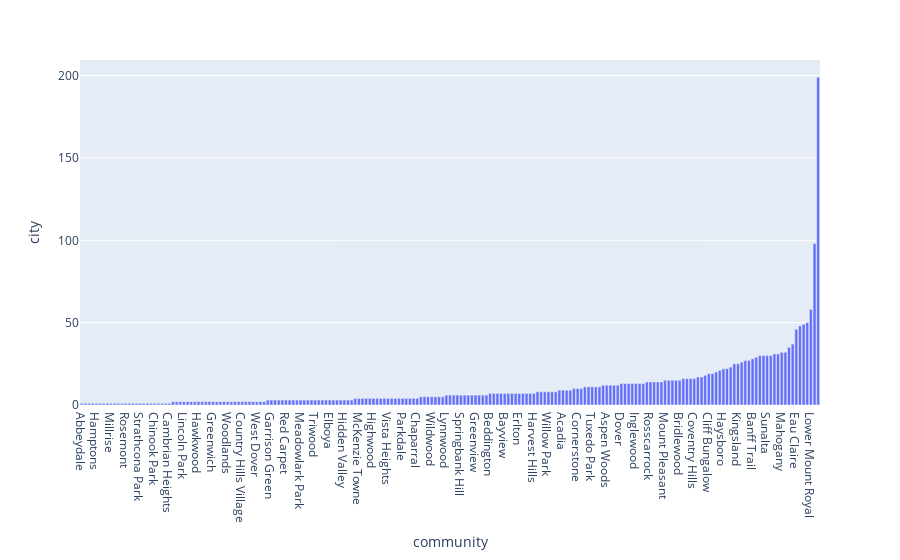

Write notebook code for a chart like this one.
### Code cell
df_exp = df_total.groupby(['community']).count()[['city']].sort_values(by='city').reset_index()
fig = px.bar(df_exp, x='community', y='city')
fig.show()

### Figure 1 — Plotly figure (JSON) as saved in the notebook; plotly's stock layout.template omitted (floating-point values rounded to 4 significant figures; data arrays with more than 128 entries replaced by an {"elided": "..."} marker saying what was removed)
{"data": [{"alignmentgroup": "True", "hovertemplate": "community=%{x}<br>city=%{y}<extra></extra>", "legendgroup": "", "marker": {"color": "#636efa", "pattern": {"shape": ""}}, "name": "", "offsetgroup": "", "orientation": "v", "showlegend": false, "textposition": "auto", "type": "bar", "x": {"elided": "203 str values"}, "xaxis": "x", "y": {"elided": "203 int values"}, "yaxis": "y"}], "layout": {"barmode": "relative", "legend": {"tracegroupgap": 0}, "margin": {"t": 60}, "xaxis": {"anchor": "y", "domain": [0, 1], "title": {"text": "community"}}, "yaxis": {"anchor": "x", "domain": [0, 1], "title": {"text": "city"}}}}
